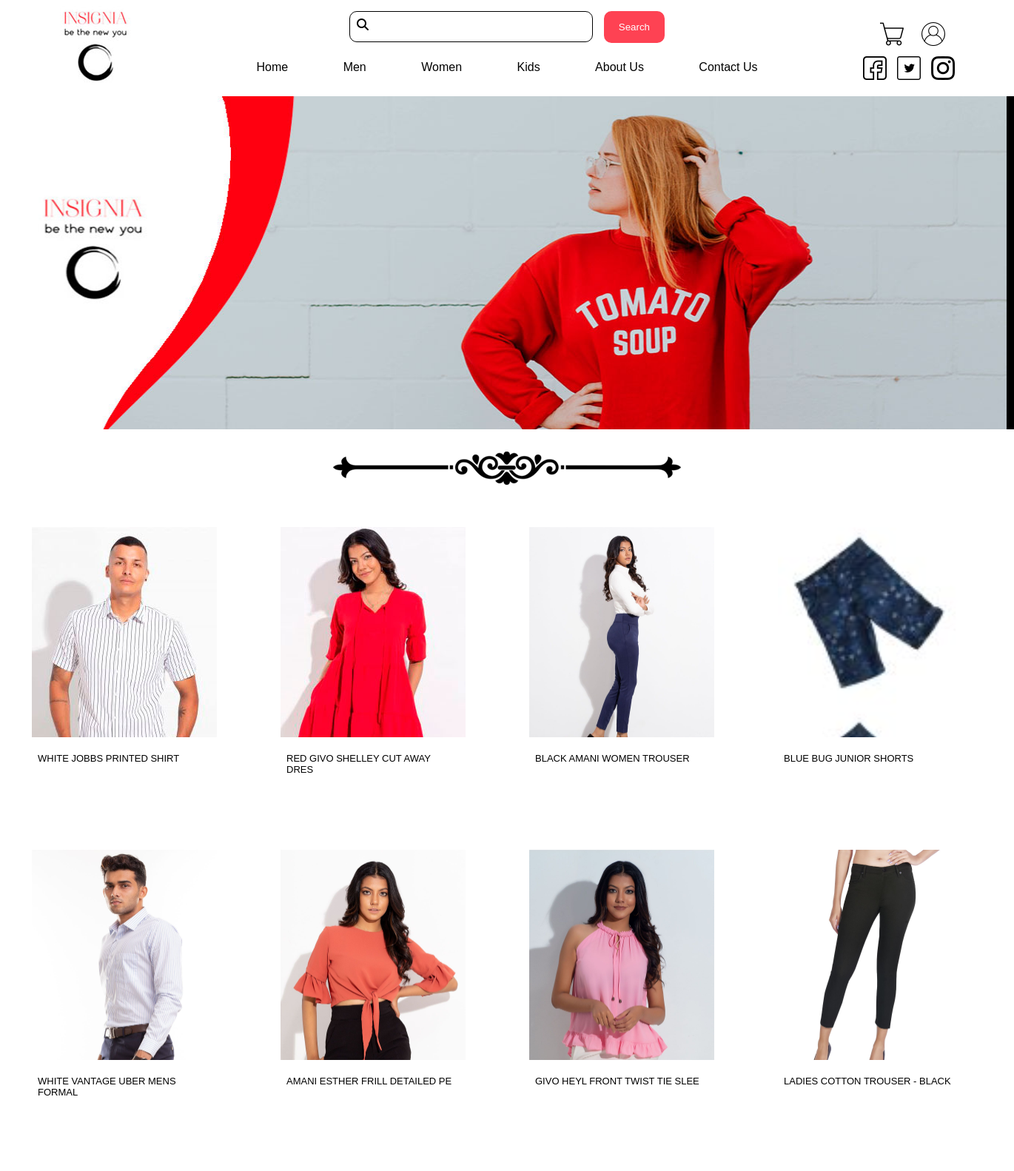
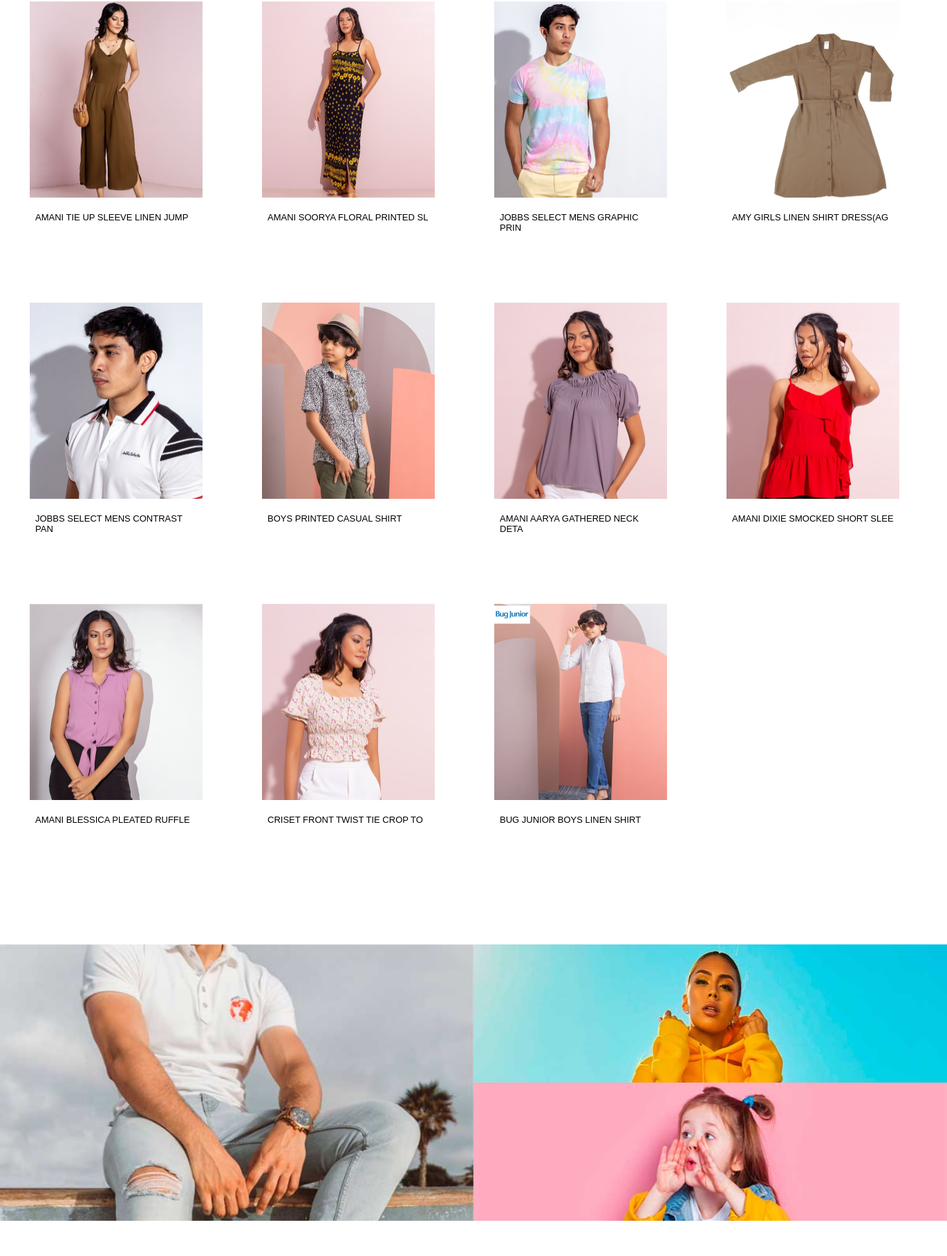
The page / (upper part) on the database its author committed (2 pictures, top to bottom).
### tables this page shows
CREATE TABLE `item` (
  `item_code` int(11) NOT NULL,
  `name` varchar(30) DEFAULT NULL,
  `unit_price` int(11) NOT NULL,
  `type` varchar(15) NOT NULL,
  `category` varchar(15) NOT NULL,
  `item_desc` varchar(300) DEFAULT NULL,
  `stock` int(11) DEFAULT NULL,
  `image` varchar(100) DEFAULT NULL,
  `admin_id` int(11) NOT NULL,
  `size` varchar(8) DEFAULT NULL
);

### index.php (the view, shortened to what this page needs)
<?php
include 'header.php';
require_once 'config.php';
?>
	<link rel="stylesheet" type="text/css" href="src/css/home.css">
</head>
<body>
	<div class="sliderbox">
		<img src="" width="1360" height="450" id="slider">
	</div>
<center><img src="src/img/divider.png" style="margin: 30px 0px 10px 0px;"></center>
<?php
	$sql="SELECT * FROM item WHERE size='s'";
	if($result=$conn->query($sql)){
	if($result->num_rows>0){
		while($row=$result->fetch_assoc()){
			echo ("<div class='item-box' style='background-image: url(".$row['image'].");'>");
			echo ("<div class='item-box-disc'><p>" .$row['name']."</p></div>");
			echo ("</div>");
		}
	}else
		echo "no result";
}else
	echo "Failed";;
?>
<div class="bot-menue">
	<div class="bot-menu-box-1">
	</div>
	<div class="bot-menu-box-2">
	</div>
	<div class="bot-menu-box-3">
	</div>
</div>
<?php include 'footer.php';?>

### src/css/home.css (style rules this page uses)
body { font-family: 'Poppins', sans-serif; background-image: url(../img/back1.jpg); background-size: 100%; overflow-x: hidden; }
.sliderbox { width: 100%; height: 450px; background-color: black; background-repeat: no-repeat; }
.item-box { position: relative; height: 350px; width:250px; transition: transform .2s; margin: 43px; float: left; background-size: 250px; }
.item-box-disc { position: absolute; height:50px; width: 234px; background-color: #FFFFFF; font-size:13px; bottom: 0px; padding: 8px; }
.bot-menue { width: 100%; height: 400px; background-color: black; margin-top: 100px; margin-bottom: 100px; }
.bot-menu-box-1 { width: 50%; height: 100%; transition: transform .2s; background-color: red; float: left; background-image: url(../img/bot-box-1.jpg); background-size: 100%; }
.bot-menu-box-2 { width: 50%; height: 50%; transition: transform .2s; background: blue; float: left; background-image: url(../img/bot-box-2.jpg); background-size: 100% 100%; }
.bot-menu-box-3 { width: 50%; height: 50%; transition: transform .2s; background: purple; float: left; background-image: url(../img/bot-box-3.jpg); background-size: 100% 100%; }

### src/css/header_footer.css (style rules this page uses)
body { font-family: 'Poppins', sans-serif; margin: 0; }

### rows shown on the page
item: image (picture), name "WHITE JOBBS PRINTED SHIRT"
item: image (picture), name "RED GIVO SHELLEY CUT AWAY DRES"
item: image (picture), name "BLACK AMANI WOMEN TROUSER"
item: image (picture), name "BLUE BUG JUNIOR SHORTS"
item: image (picture), name "WHITE VANTAGE UBER MENS FORMAL"
item: image (picture), name "AMANI ESTHER FRILL DETAILED PE"
item: image (picture), name "GIVO HEYL FRONT TWIST TIE SLEE"
item: image (picture), name "LADIES COTTON TROUSER - BLACK"
item: image (picture), name "AMANI TIE UP SLEEVE LINEN JUMP"
item: image (picture), name "AMANI SOORYA FLORAL PRINTED SL"
item: image (picture), name "JOBBS SELECT MENS GRAPHIC PRIN"
item: image (picture), name "AMY GIRLS LINEN SHIRT DRESS(AG"
item: image (picture), name "JOBBS SELECT MENS CONTRAST PAN"
item: image (picture), name "BOYS PRINTED CASUAL SHIRT"
item: image (picture), name "AMANI AARYA GATHERED NECK DETA"
item: image (picture), name "AMANI DIXIE SMOCKED SHORT SLEE"
item: image (picture), name "AMANI BLESSICA PLEATED RUFFLE"
item: image (picture), name "CRISET FRONT TWIST TIE CROP TO"
item: image (picture), name "BUG JUNIOR BOYS LINEN SHIRT"
